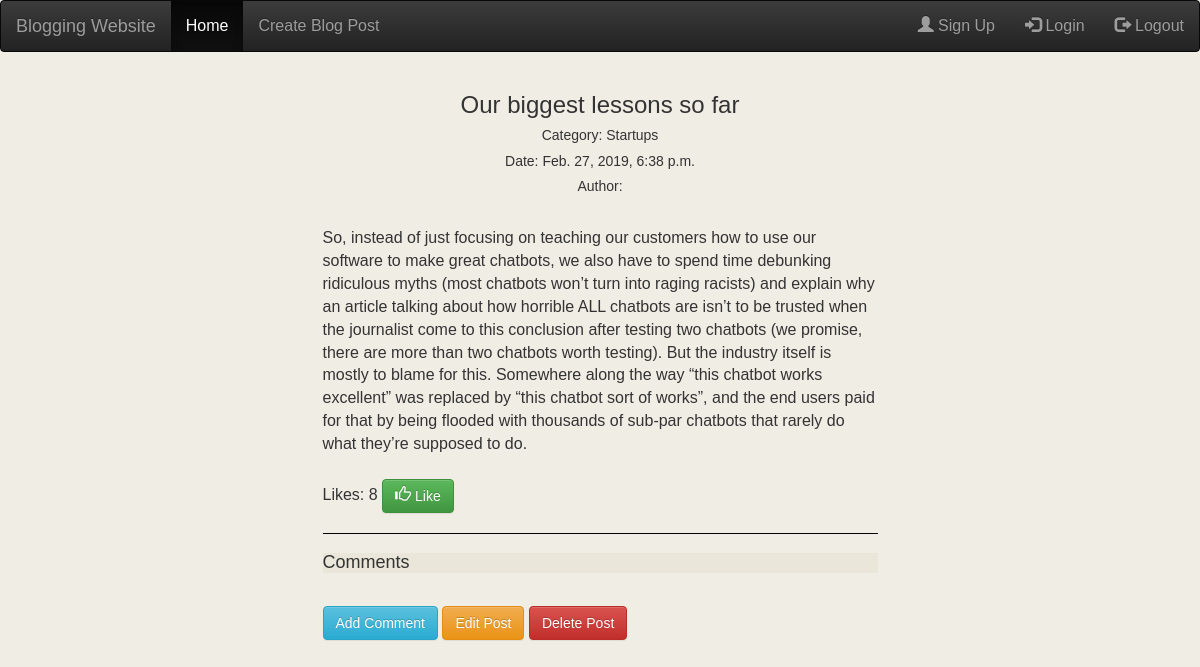
Screenshot of /post/3/ with the database file from the repository.
### blog/models.py (models this page shows, shortened)
class Post(models.Model):
    postAuthor = CurrentUserField()
    title = models.CharField(max_length = 150)
    category = models.CharField(max_length = 150)
    postContent = models.TextField()
    postCreatedDate = models.DateTimeField(default = timezone.now)
    postLikes = models.IntegerField(default = 0)

### blog/views.py (the view)
# urls.py: path('post/<int:post_id>/', views.postDetail, name='postDetail'),
def postDetail(request, post_id):
    post = get_object_or_404(Post, pk = post_id)
    return render (request, 'blog/post_detail.html', {'post': post})

### blog/templates/blog/post_detail.html (shortened to what this page needs)
{% include 'blog/base.html' %}
<div class = "container" >
  <div class = "row">
      <div class = "col-md-3"> </div>
      <div class = "col-md-6">
        <h3 class = "text-center"> {{ post.title }} </h3>
        <h5 class = "text-center"> Category: {{ post.category }}</h5>
        <h5 class = "text-center"> Date: {{ post.postCreatedDate }}
        <h5 class = "text-center"> Author: {{ post.postAuthor }}</h5>
        <br>
          {{ post.postContent }}
        <br><br>
        Likes: {{ post.postLikes }}
        <a href="/post/like/{{post.pk}}" class="btn btn-success btn-md">
          <span class="glyphicon glyphicon-thumbs-up"></span> Like
        </a>
        <div class = "comments">
          <h4> Comments </h4>
          </div>
          <br>
          <a href='/post/{{post.pk}}/add/comment' class="btn btn-info" role="button"> Add Comment</a>
          <a href='/post/edit/{{post.pk}}' class="btn btn-warning" role="button"> Edit Post</a>
          <a href='/post/delete/{{post.pk}}' class="btn btn-danger" role="button"
          onclick="return confirm('Do you want to delete this post?')"> Delete Post</a>
      </div>
  </div>
</div>

### blog/static/css/blog.css (style rules this page uses)
* { font-family: Verdana, Arial, Georgia; font-size: 12pt; }
body { background-color: #F0EDE5; }
.comments { background-color: #EAE6DA; }

### rows the page displays
Post: title "Our biggest lessons so far", category "Startups", postCreatedDate "Feb. 27, 2019, 6:38 p.m.", postContent "So, instead of just focusing on teaching our customers how to use our software to make great chatbots, we also have to spend time debunking ridiculous myths (most chatbots won’t turn into raging racists) and explain why an article talking about how horrible ALL chatbots are isn’t to be trusted when the journalist come to this conclusion after testing two chatbots (we promise, there are more than two chatbots worth testing). But the industry itself is mostly to blame for this. Somewhere along the way “this chatbot works excellent” was replaced by “this chatbot sort of works”, and the end users paid for that by being flooded with thousands of sub-par chatbots that rarely do what they’re…", postLikes "8"
